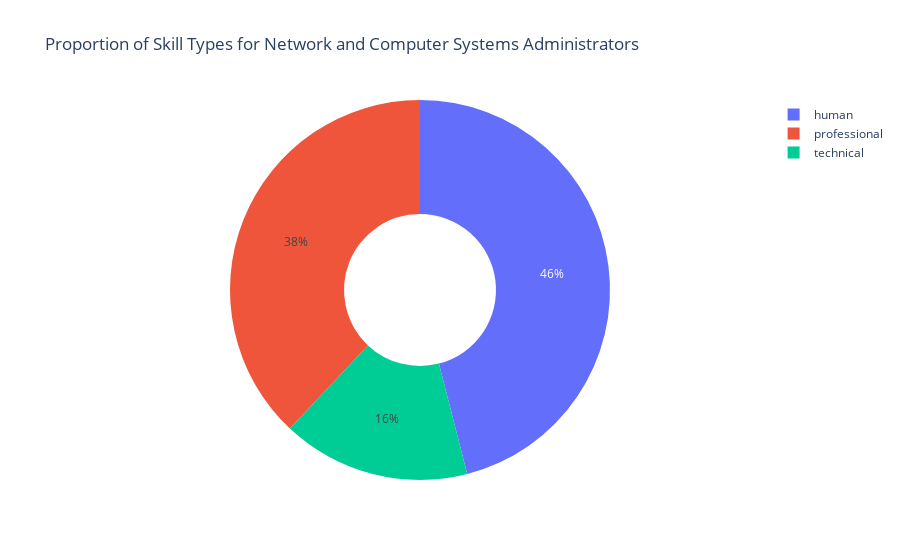

Notebook code cell kept with this figure:
### Markdown cell above
#### Graph showing proportions of type in Common Skills

### Code cell
# Calculate the proportion of each skill type
common_skill_type_counts = common_ncsa['type'].value_counts(normalize=True)

# Create a donut chart
fig = px.pie(
    values=common_skill_type_counts.values,
    names=common_skill_type_counts.index,
    hole=0.4,
    title='Proportion of Skill Types for Network and Computer Systems Administrators'
)
fig.show()

### Figure 1 — Plotly figure (JSON) as saved in the notebook; plotly's stock layout.template omitted (floating-point values rounded to 4 significant figures)
{"data": [{"domain": {"x": [0, 1], "y": [0, 1]}, "hole": 0.4, "hovertemplate": "label=%{label}<br>value=%{value}<extra></extra>", "labels": ["human", "professional", "technical"], "legendgroup": "", "name": "", "showlegend": true, "type": "pie", "values": [0.46, 0.38, 0.16]}], "layout": {"autosize": true, "legend": {"tracegroupgap": 0}, "title": {"text": "Proportion of Skill Types for Network and Computer Systems Administrators"}}}
